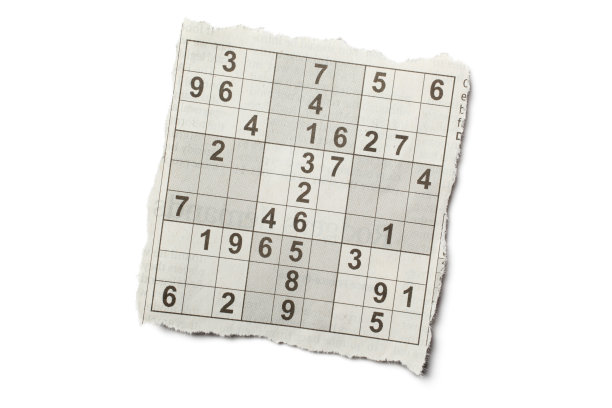
#> input picture src/sudoku.jpg, 612 x 408 px, found by its file name
$ python OpCV_Hough_Transform.py
#> lines starting #> are read from the running program, lines starting #| are printed output that depends on the picture; after the words box and inside, x2 and y2 are one past the last pixel; in counts of white or black regions, pixels touching at a corner belong together
import cv2 as cv
import numpy as np
from matplotlib import pyplot as plt


class HoughTransform:
    def __init__(self):
        self.image = cv.imread("..\\src\\sudoku.jpg")
#> self.image is the input picture: shape (408, 612, 3); mean B, G, R 232.1, 235.4, 236.2
        self.image_gray = cv.cvtColor(self.image.copy(), cv.COLOR_BGR2GRAY)

    def hough_line(self):
        img = self.image.copy()
        img_gray = self.image_gray.copy()

        edges = cv.Canny(img_gray, 180, 200)
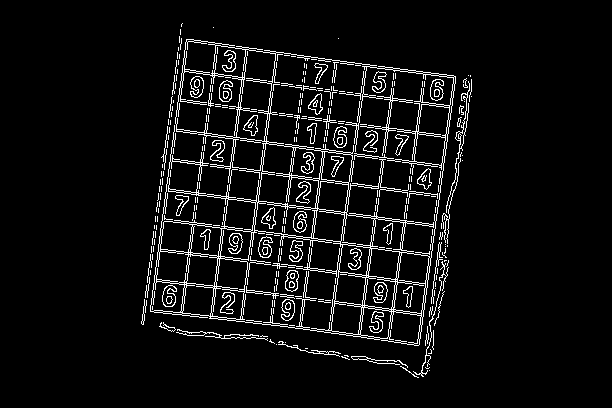
#> edges: shape (408, 612); 5.9% white in thin lines or dots, all inside (x1, y1, x2, y2) = (141, 23, 472, 378)
        lines = cv.HoughLines(edges, 1, np.pi / 360, 180)
#> lines = 24 rows, first 8: [195, 1.7], [197, 1.7], [189, 0.131], [191, 0.131], [227, 1.7], [167, 1.7], [225, 1.7], [165, 1.7]

        for line in lines:
            rho, theta = line[0]

            a = np.cos(theta)
            b = np.sin(theta)

            x0 = a * rho
            y0 = b * rho

            x1 = int(x0 + 1000 * (-b))
            y1 = int(y0 + 1000 * (a))
            x2 = int(x0 - 1000 * (-b))
            y2 = int(y0 - 1000 * (a))
            cv.line(img, (x1, y1), (x2, y2), (0, 255, 0))
#> this loop made 24 passes
#> (rho, theta, a, b, x0, y0, x1, y1) on passes 1 to 12: (195, 1.7, -0.131, 0.991, -25.45, 193.3, -1016, 62), (197, 1.7, -0.131, 0.991, -25.71, 195.3, -1017, 64), (189, 0.131, 0.991, 0.131, 187.4, 24.67, 56, 1016), (191, 0.131, 0.991, 0.131, 189.4, 24.93, 58, 1016), (227, 1.7, -0.131, 0.991, -29.63, 225.1, -1021, 94), (167, 1.7, -0.131, 0.991, -21.8, 165.6, -1013, 35), (225, 1.7, -0.131, 0.991, -29.37, 223.1, -1020, 92), (165, 1.7, -0.131, 0.991, -21.54, 163.6, -1012, 33), (462, 0.14, 0.99, 0.139, 457.5, 64.3, 318, 1054), (460, 0.14, 0.99, 0.139, 455.5, 64.02, 316, 1054), (432, 0.14, 0.99, 0.139, 427.8, 60.12, 288, 1050), (280, 0.131, 0.991, 0.131, 277.6, 36.55, 147, 1027)
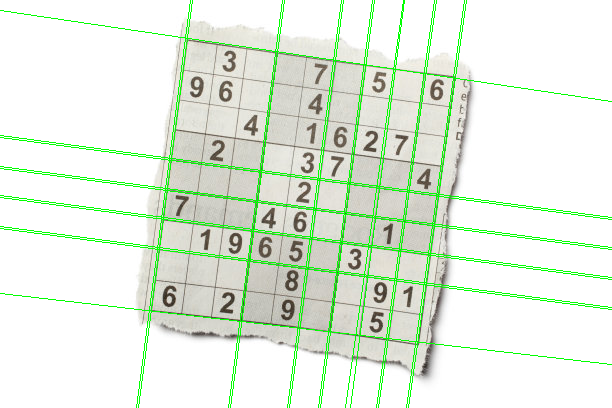
#> img: shape (408, 612, 3); 4.68% of pixels changed, all inside (x1, y1, x2, y2) = (0, 0, 612, 408)

        plt.figure(figsize=(8, 4), dpi=180)
        plt.subplot(2, 2, 1), plt.imshow(img[:, :, ::-1]), plt.title("hough line detect")
        plt.subplot(2, 2, 2), plt.imshow(edges,'gray'), plt.title('edges')
        plt.xticks([]), plt.yticks([])
        plt.show()
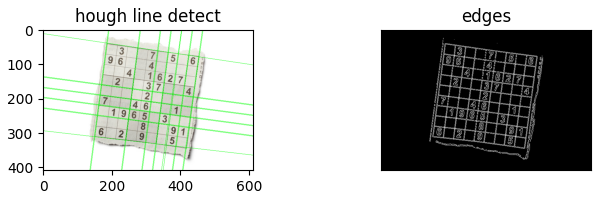
#> figure drawn by matplotlib, 2 panels

    def hough_circle(self, src):
#> called with src = '..\\src\\Planet.jpg'
        img = cv.imread(src)
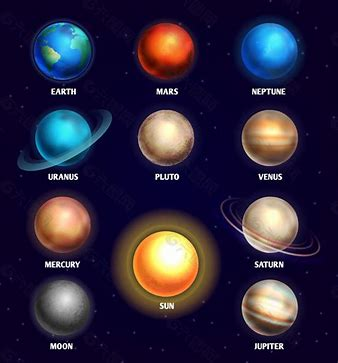
#> input picture src/Planet.jpg, 338 x 363 px, found by its file name
#> img is the input picture: shape (363, 338, 3); mean B, G, R 62.1, 39, 46.6
        img_gray = cv.cvtColor(img.copy(), cv.COLOR_BGR2GRAY)

        # 圆检测对噪声敏感, 中值滤波降噪
        img_gray = cv.medianBlur(img_gray, 5)
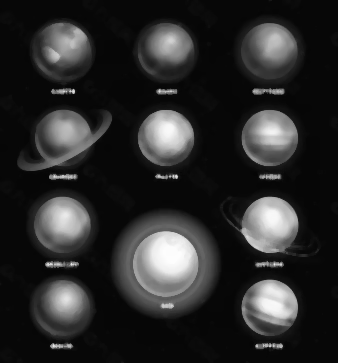
#> img_gray: shape (363, 338); min 5, max 253, mean 42.8
        circles = cv.HoughCircles(img_gray, cv.HOUGH_GRADIENT, 1, 50, param1=200, param2=20, minRadius=5,
                                  maxRadius=100)
#> circles = [[269.5, 223.5, 28.6], [165.5, 262.5, 33], [61.5, 224.5, 27.7], [269.5, 306.5, 28.1], [268.5, 138.5, 28.5], [62.5, 138.5, 29.2], [164.5, 138.5, 28.5], [269.5, 50.5, 27.7], [62.5, 50.5, 28.8], [164.5, 50.5, 28], [61.5, 306.5, 27.3]]
        circles = np.uint16(np.around(circles))
#> circles = [[270, 224, 29], [166, 262, 33], [62, 224, 28], [270, 306, 28], [268, 138, 28], [62, 138, 29], [164, 138, 28], [270, 50, 28], [62, 50, 29], [164, 50, 28], [62, 306, 27]]
        print(circles[0, :])
#| [[270 224  29]
#|  [166 262  33]
#|  [ 62 224  28]
#|  [270 306  28]
#|  [268 138  28]
#|  [ 62 138  29]
#|  [164 138  28]
#|  [270  50  28]
#|  [ 62  50  29]
#|  [164  50  28]
#|  [ 62 306  27]]
        for i in circles[0, :]:
            # draw the outer circle
            cv.circle(img, (i[0], i[1]), i[2], (0, 255, 0), 2)
            # draw the center of the circle
            cv.circle(img, (i[0], i[1]), 2, (0, 0, 255), 3)
#> this loop made 11 passes
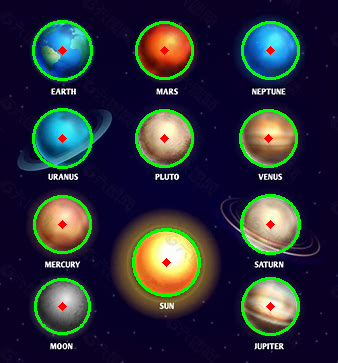
#> img: shape (363, 338, 3); 5.25% of pixels changed, all inside (x1, y1, x2, y2) = (32, 20, 301, 336)

        plt.figure(figsize=(8, 4), dpi=180)

        plt.subplot(2, 2, 1), plt.imshow(img[:, :, ::-1]), plt.title('hough circle detect')
        plt.subplot(2, 2, 2), plt.imshow(img_gray,'gray'), plt.title('gray')
        plt.xticks([]), plt.yticks([])
        plt.show()
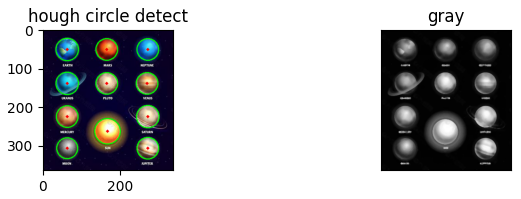
#> figure drawn by matplotlib, 2 panels

if __name__ == '__main__':
    houghTransform = HoughTransform()
    houghTransform.hough_line()
    houghTransform.hough_circle('..\\src\\Planet.jpg')
